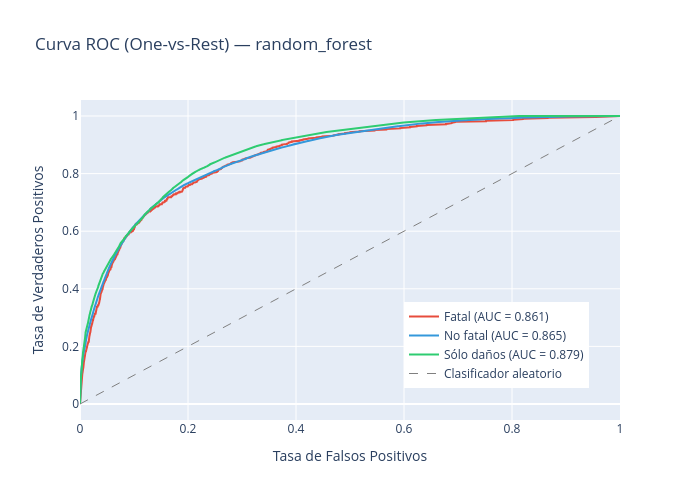

Notebook code for this chart:
### Code cell
evaluator.plot_roc_curve('random_forest', X_test_t, y_test_enc)

### Figure 1 — Plotly figure (JSON) as saved in the notebook; plotly's stock layout.template omitted (floating-point values rounded to 4 significant figures; data arrays with more than 128 entries replaced by an {"elided": "..."} marker saying what was removed)
{"data": [{"line": {"color": "#e74c3c", "width": 2}, "mode": "lines", "name": "Fatal (AUC = 0.861)", "type": "scatter", "x": {"elided": "7217 float values"}, "y": {"elided": "7217 float values"}}, {"line": {"color": "#3498db", "width": 2}, "mode": "lines", "name": "No fatal (AUC = 0.865)", "type": "scatter", "x": {"elided": "15481 float values"}, "y": {"elided": "15481 float values"}}, {"line": {"color": "#2ecc71", "width": 2}, "mode": "lines", "name": "Sólo daños (AUC = 0.879)", "type": "scatter", "x": {"elided": "14835 float values"}, "y": {"elided": "14835 float values"}}, {"line": {"color": "gray", "dash": "dash", "width": 1}, "mode": "lines", "name": "Clasificador aleatorio", "type": "scatter", "x": [0, 1], "y": [0, 1]}], "layout": {"height": 500, "legend": {"x": 0.6, "y": 0.1}, "title": {"text": "Curva ROC (One-vs-Rest) — random_forest"}, "width": 700, "xaxis": {"title": {"text": "Tasa de Falsos Positivos"}}, "yaxis": {"title": {"text": "Tasa de Verdaderos Positivos"}}}}
